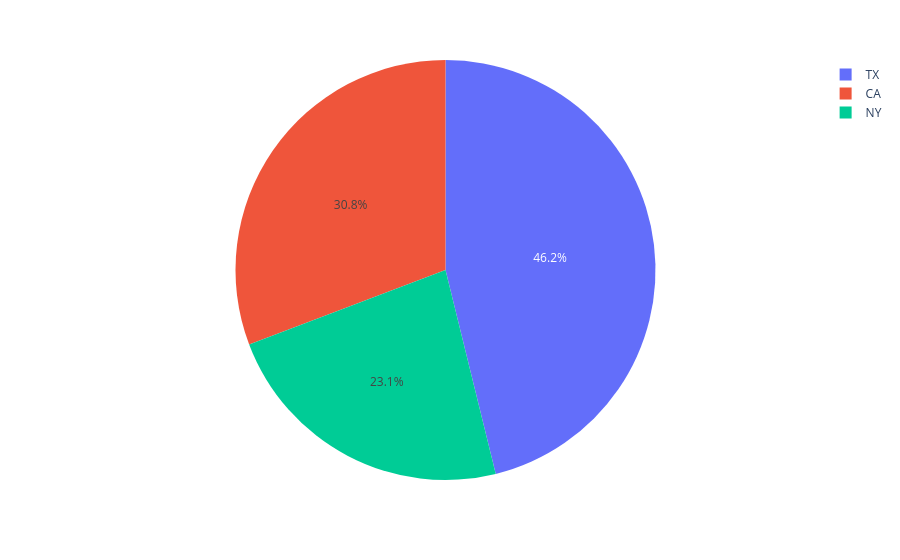

The code cell stored with this chart in its notebook:
### Markdown cell above
Plot the data as a pie chart using Plotly:

### Code cell
fig = px.pie(
  values = state_series.values,
  names = state_series.index
)

fig.show()

### Figure 1 — Plotly figure (JSON) as saved in the notebook; plotly's stock layout.template omitted (floating-point values rounded to 4 significant figures)
{"data": [{"domain": {"x": [0, 1], "y": [0, 1]}, "hovertemplate": "label=%{label}<br>value=%{value}<extra></extra>", "labels": ["CA", "NY", "TX"], "legendgroup": "", "name": "", "showlegend": true, "type": "pie", "values": [4, 3, 6]}], "layout": {"legend": {"tracegroupgap": 0}, "margin": {"t": 60}}}
